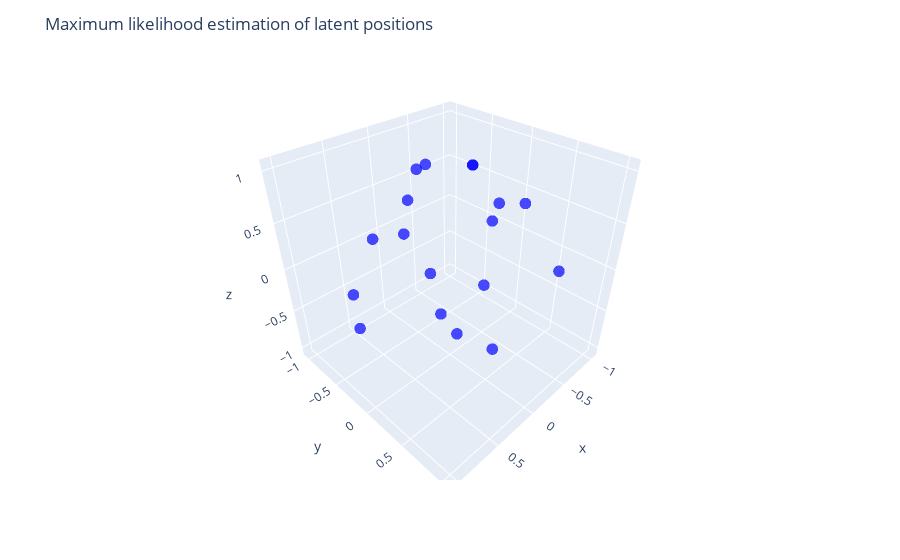

The cell this chart's notebook holds for it:
### Markdown cell above
### Frequentist inference

### Code cell
inclination_angles_rand = np.pi*np.random.rand(n)
azimutal_angles_rand = 2*np.pi*np.random.rand(n)
Z_init = np.stack((np.sin(inclination_angles_rand) * np.cos(azimutal_angles_rand),
                       np.sin(inclination_angles_rand) * np.sin(azimutal_angles_rand),
                       np.cos(inclination_angles_rand)), axis=1)
a_init = np.float64(np.random.randn())
b_init = np.float64(np.random.randn())
Z_ML, a_ML, b_ML, historyZ, historya, historyb  =  SearchingMLE(G,Z_init,a_init,b_init,1000)
print("Initial log-likelihood:", loglikelihood(G,Z_init,a_init,b_init))
print("Final log-likelihood:", loglikelihood(G,Z_ML,a_ML,b_ML))
print("Final alpha:", a_ML)
Y_ML = np.zeros((n, n))
for i in range(n):
    for j in range(n):
        if j != i:
            d = Z_ML[i].T @ Z_ML[j]
            Y_ML[i,j] = expit(a_ML + b_ML*d)


df = pd.DataFrame(Z_ML, columns=['x', 'y', 'z'])
df['node'] = df.index 
fig = px.scatter_3d(
    df, x='x', y='y', z='z',color_discrete_sequence=["blue"], opacity=0.7,
    hover_data={'node': True,'x': ':.2f','y': ':.2f','z': ':.2f'})

fig.update_traces(marker=dict(size=4))
fig.update_layout(
    scene=dict(
        xaxis=dict(range=[-1.1, 1.1]),yaxis=dict(range=[-1.1, 1.1]),zaxis=dict(range=[-1.1, 1.1]),
        aspectmode='cube'),
    title="Maximum likelihood estimation of latent positions")

fig.show()

plt.figure(figsize=(15,5))
plt.subplot(1,3,1)
plt.plot([loglikelihood(G, historyZ[t],historya[t],historyb[t]) for t in range(len(historya))])
plt.title("Loglikelihood through optimization algorithm")
plt.subplot(1,3,2)
sns.heatmap(Y, annot=False, cmap="Blues", cbar=False, square=True, linewidths=0.5, linecolor='white')
plt.title("True sociomatrix matrix")
plt.subplot(1,3,3)
sns.heatmap(Y_ML, annot=False, cmap="Reds", cbar=False, square=True, linewidths=0.5, linecolor='white')
plt.title("Estimated sociomatrix matrix")
plt.show()

### Figure 1 — Plotly figure (JSON) as saved in the notebook; plotly's stock layout.template omitted (floating-point values rounded to 4 significant figures)
{"data": [{"customdata": [[0], [1], [2], [3], [4], [5], [6], [7], [8], [9], [10], [11], [12], [13], [14], [15], [16], [17]], "hovertemplate": "x=%{x:.2f}<br>y=%{y:.2f}<br>z=%{z:.2f}<br>node=%{customdata[0]}<extra></extra>", "legendgroup": "", "marker": {"color": "blue", "opacity": 0.7, "size": 4, "symbol": "circle"}, "mode": "markers", "name": "", "scene": "scene", "showlegend": false, "type": "scatter3d", "x": [0.4218, 0.7675, 0.7278, -0.2457, 0.6853, 0.9694, -0.5959, -0.2842, -0.724, -0.1863, -0.06348, -0.3056, 0.6504, -0.3056, -0.9513, -0.8951, -0.937, -0.1616], "y": [0.8992, -0.101, 0.629, -0.9616, 0.4771, -0.1362, 0.7982, -0.9127, -0.1905, -0.08362, -0.3732, -0.02901, -0.6901, -0.02901, -0.3074, 0.1444, -0.2156, -0.6132], "z": [-0.116, 0.633, 0.2732, -0.122, 0.5502, -0.2041, 0.08825, 0.2936, -0.6629, -0.9789, 0.9256, 0.9517, -0.3173, 0.9517, 0.02098, 0.4217, 0.2748, 0.7732]}], "layout": {"legend": {"tracegroupgap": 0}, "margin": {"t": 60}, "scene": {"aspectmode": "cube", "domain": {"x": [0, 1], "y": [0, 1]}, "xaxis": {"range": [-1.1, 1.1], "title": {"text": "x"}}, "yaxis": {"range": [-1.1, 1.1], "title": {"text": "y"}}, "zaxis": {"range": [-1.1, 1.1], "title": {"text": "z"}}}, "title": {"text": "Maximum likelihood estimation of latent positions"}}}
